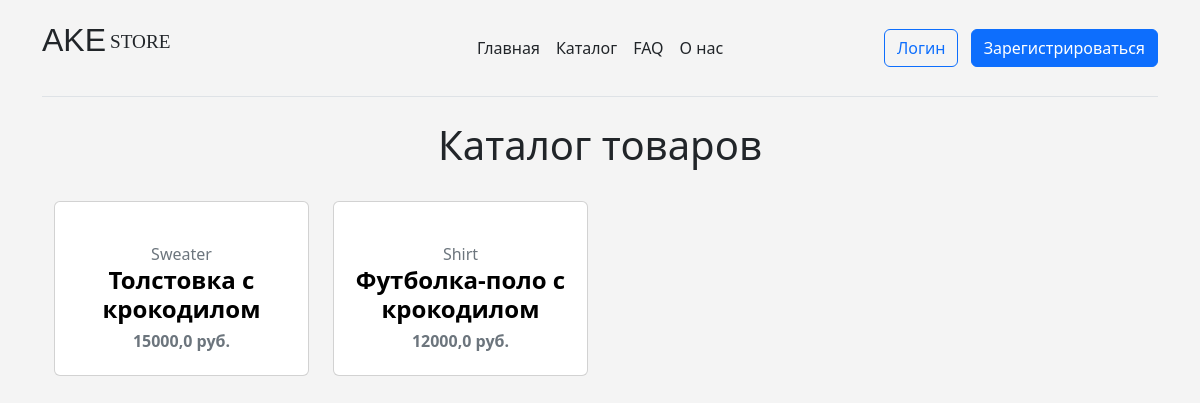
Page /catalog on the earlier database version.
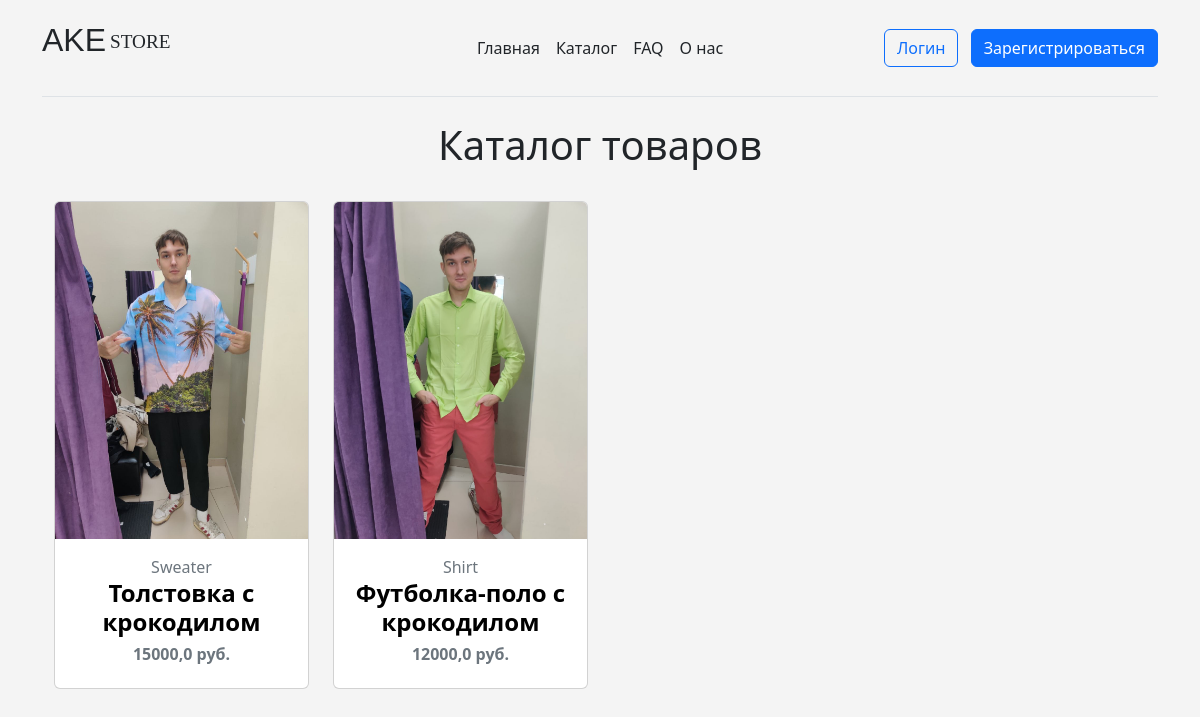
Same page on the later database version.
### main/models.py (models this page shows, shortened)
class catalog(models.Model):
    name = models.CharField("Название товара", max_length=100)
    category = models.CharField("Категория", choices=CATEGORY_CHOICES, max_length=1)
    sex = models.CharField("Пол", choices=SEX_CHOICES, max_length=1)
    size = models.CharField("Размер", choices=SIZE_CHOICES, max_length=3)
    price = models.FloatField()
    image = models.ImageField(blank=True, upload_to="static/main/images")
    def get_absolute_url(self):
        return reverse("product", kwargs={"pk": self.pk})

### main/views.py (the view)
# urls.py: path("catalog", views.catalogView, name="catalog"),
def catalogView(request):
    catalog_list = catalog.objects.all()
    return render(
        request,
        "main/catalog.html",
        {"catalog_list": catalog_list},
    )

### main/templates/main/catalog.html (shortened to what this page needs)
{% extends 'main/base.html' %}
{% block content%}
<center><h1>Каталог товаров</h1></center><br>
    {% if catalog_list %}
            <section class="text-center mb-4">
                <div class="row">
                  {% for product in catalog_list %}
                  <div class="col-lg-3 col-md-6 mb-4">
                    <div class="card" style="">
                        <div class="view overlay">
                            {% load static %}
                          <a href="{{ product.get_absolute_url }}"><img src="{{product.image}}" class="card-img-top" alt=""></a>
                        </div>
                        <div class="card-body text-center">
                          <a href="" class="text-muted" >
                            <h7>{{ product.get_category_display }}</h7>
                          </a>
                          <h4>
                            <strong>
                              <a href="{{ product.get_absolute_url }}" style="color: black;">{{ product.name }}
                              </a>
                            </strong>
                          </h4>
                          <h6 class="text-muted">
                            <strong>{{ product.price }} руб.</strong>
                          </h6>
                        </div>
                      </div>
                    </div>
                    {% endfor %}
                  </div>
                </section>
    {% else %}
        <center><p>Товары отсуствуют</p></center>
    {% endif %}
{% endblock %}

### main/templates/main/base.html (shortened to what this page needs)
{% load cart_template_tags %}
<!DOCTYPE HTML>
<html lang="ru">
  <head>
    <link href="https://fonts.cdnfonts.com/css/blocktastic" rel="stylesheet">
    <link href="//db.onlinewebfonts.com/c/6899c3dcee443716273e3f7926cc1ec7?family=Rhinos+rocks" rel="stylesheet" type="text/css"/>
    <link rel="stylesheet" href="https://cdn.jsdelivr.net/npm/bootstrap@5.2.2/dist/css/bootstrap.min.css">
    <link rel="stylesheet" href="https://cdnjs.cloudflare.com/ajax/libs/font-awesome/6.2.1/css/all.min.css" />
  </head>
  <body>
    <div class="container">
        <header class="d-flex flex-wrap align-items-center justify-content-center justify-content-md-between py-3 mb-4 border-bottom">
          <a href="/" class="d-flex align-items-center col-md-3 mb-2 mb-md-0 text-dark text-decoration-none">
            <p style="font-family: blocktastic, sans-serif; font-size: 2em; ">AKE</p>
            <p style="font-family: Rhinos rocks; font-size: 1.2em;" class="pt-1 ps-1">STORE</p>
          </a>
          <ul class="nav col-12 col-md-auto mb-2 justify-content-center mb-md-0">
            <li><a href="{% url 'index' %}" class="nav-link px-2 link-dark">Главная</a></li>
            <li><a href="{% url 'catalog' %}" class="nav-link px-2 link-dark">Каталог</a></li>
            <li><a href="{% url 'faq' %}" class="nav-link px-2 link-dark">FAQ</a></li>
            <li><a href="{% url 'about' %}" class="nav-link px-2 link-dark">О нас</a></li>
          </ul>
          <div class="col-md-3 text-end">
            {% if request.user.is_anonymous %}<a href="{% url 'login' %}"><button type="button" class="btn btn-outline-primary me-2">Логин</button></a>{% endif %}
            {% if request.user.is_anonymous %}<a href="{% url 'register' %}"> <button type="button" class="btn btn-primary">Зарегистрироваться</button></a>{% endif %}
          </div>
        </header>
    <div class="container">
      {% block content %}{% endblock %}
    </div>
  </body>
</html>

### main/templates/main/base.html (style rules this page uses)
body { background: #f4f4f4; }
a { text-decoration: none; }

Differences in the rows shown:
changed catalog "Толстовка с крокодилом": image: picture added
changed catalog "Футболка-поло с крокодилом": image: picture added
